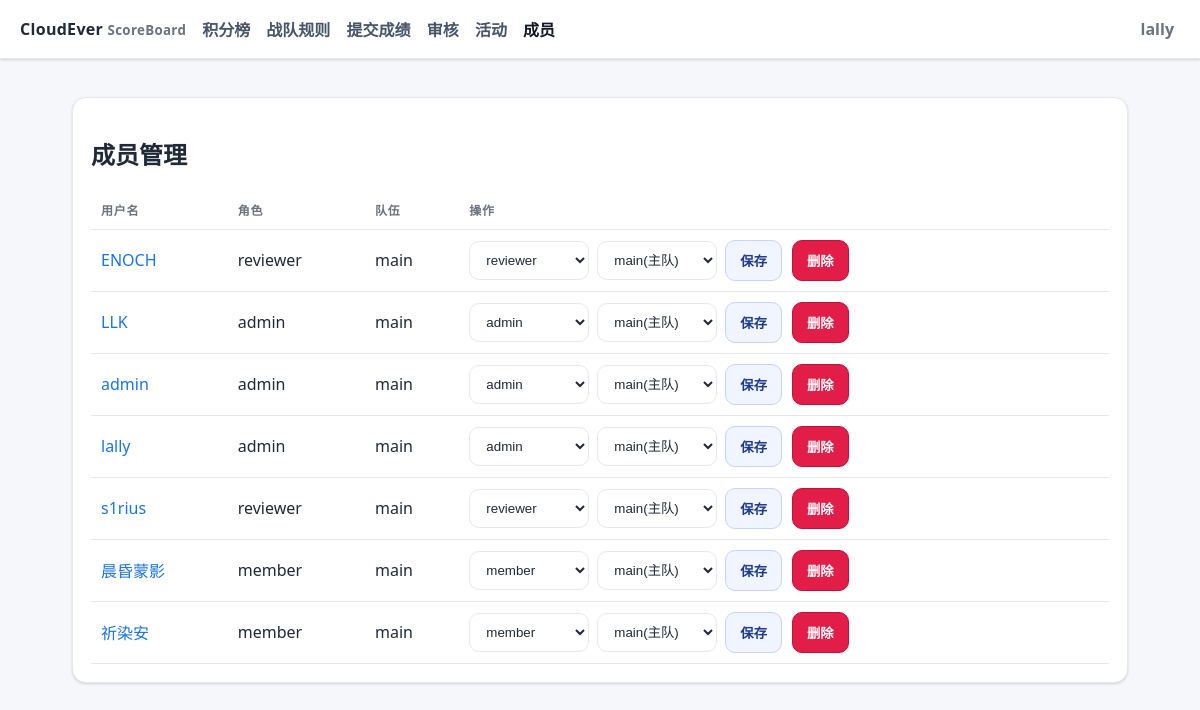
The app's page /admin/users (signed in) with its own data.
### ceboard/models.py (models this page shows)
class User(Base):
    __tablename__ = "users"
    id = Column(Integer, primary_key=True)
    username = Column(String, unique=True, nullable=False)
    password_hash = Column(String, nullable=False)
    role = Column(String, default="member")  # 'admin' | 'reviewer' | 'member'
    team_type = Column(String, default="sub")  # 'main' or 'sub'
    is_active = Column(Boolean, default=True)
    is_deleted = Column(Boolean, default=False)
    avatar_filename = Column(String, nullable=True)
    submissions = relationship("Submission", back_populates="user")

### ceboard/routers/admin.py (the view)
@router.get("/admin/users", response_class=HTMLResponse)
def admin_users(request: Request, db = Depends(get_db), current_user = Depends(get_current_user)):
    require_admin_or_reviewer(current_user)
    users = db.query(User).filter(User.is_deleted == False).order_by(User.username.asc()).all()
    return render_template("admin_users.html", title="成员管理", current_user=current_user, users=users)

### templates/admin_users.html (shortened to what this page needs)
{% extends 'base.html' %}
{% block content %}
<div class="card">
  <h2>成员管理</h2>
  <table>
  <thead><tr><th>用户名</th><th>角色</th><th>队伍</th><th>操作</th></tr></thead>
    <tbody>
    {% for u in users %}
      <tr>
  <td><a href="/admin/users/{{ u.id }}">{{ u.username }}</a></td>
        <td>{{ u.role }}</td>
        <td>{{ u.team_type }}</td>
        <td>
          {% if current_user.role == 'admin' %}
          <div class="row" style="align-items:center; gap:10px; flex-wrap:nowrap; white-space:nowrap">
            <form method="post" action="/admin/users/{{ u.id }}/update" class="row" style="align-items:center; gap:8px">
              <select name="role" style="width:auto; min-width:120px">
                <option value="member" {% if u.role=='member' %}selected{% endif %}>member</option>
                <option value="reviewer" {% if u.role=='reviewer' %}selected{% endif %}>reviewer</option>
                <option value="admin" {% if u.role=='admin' %}selected{% endif %}>admin</option>
              </select>
              <select name="team_type" style="width:auto; min-width:120px">
                <option value="main" {% if u.team_type=='main' %}selected{% endif %}>main(主队)</option>
              </select>
              <button class="btn secondary" type="submit">保存</button>
            </form>
            <form method="post" action="/admin/users/{{ u.id }}/delete" onsubmit="return confirm('确认将该成员移入垃圾箱？');">
              <button class="btn warn" type="submit">删除</button>
            </form>
          </div>
          {% else %}
          <span class="muted">只读</span>
          {% endif %}
        </td>
      </tr>
    {% else %}
      <tr><td colspan="4" class="muted">暂无成员</td></tr>
    {% endfor %}
    </tbody>
  </table>
</div>
{% endblock %}

### templates/base.html (shortened to what this page needs)
<!doctype html>
<html lang="zh-CN">
<head>
</head>
<body>
  <header>
    <div class="brand">CloudEver <small>ScoreBoard</small></div>
    <div class="nav">
  <a href="/">积分榜</a>
      <a href="/rules">战队规则</a>
      <a href="/submit">提交成绩</a>
      {% if current_user and (current_user.role == 'admin' or current_user.role == 'reviewer') %}
        <a href="/admin/review">审核</a>
        <a href="/admin/events">活动</a>
      {% endif %}
      {% if current_user and (current_user.role == 'admin' or current_user.role == 'reviewer') %}
        <a href="/admin/users">成员</a>
      {% endif %}
    </div>
    <div style="margin-left:auto">
      {% if current_user %}
        <div class="user-menu" id="userMenu">
          <div class="user-trigger" id="userTrigger">
            <span class="muted" style="font-weight:600">{{ current_user.username }}</span>
          </div>
        </div>
      {% else %}
        <a class="btn secondary" href="/auth/login">登录</a>
        <a class="btn" style="margin-left:8px" href="/auth/register">注册</a>
      {% endif %}
    </div>
  </header>
  <div class="wrap">
    {% block content %}{% endblock %}
  </div>
</body>
</html>

### templates/base.html (style rules this page uses)
:root { --bg:#f6f7fb; --surface:#ffffff; --border:#e7e8ee; --text:#1f2937; --muted:#6b7280; --accent:#1a73e8; --accent-2:#185abc; --success:#16a34a; --warn:#e11d48; --shadow:0 1px 2px rgba(16,24,40,.06), 0 1px 3px rgba(16,24,40,.1); }
* { box-sizing:border-box }
html,body { height:100% }
body { font-family: ui-sans-serif, system-ui, -apple-system, Segoe UI, Roboto, 'Noto Sans SC', Arial; margin:0; color:var(--text); background:var(--bg); }
header { position:sticky; top:0; z-index:10; display:flex; align-items:center; gap:16px; padding:12px 20px; background:var(--surface); border-bottom:1px solid var(--border); box-shadow: var(--shadow); }
.brand { font-weight:800; letter-spacing:.3px }
.brand small { color:var(--muted); font-weight:600 }
.nav a { margin-right:12px; color:#475569; text-decoration:none; font-weight:600; padding:8px 0 }
.nav a.active { color:#111827 }
.wrap { max-width:1100px; margin:0 auto; padding:24px 22px }
.card { position:relative; margin:14px 0; padding:18px 18px; background:var(--surface); border:1px solid var(--border); border-radius:14px; box-shadow: var(--shadow); }
.row { display:flex; gap:10px; align-items:center; flex-wrap:wrap }
.muted { color:var(--muted) }
a { color:var(--accent); text-decoration:none }
.btn { display:inline-flex; align-items:center; justify-content:center; gap:8px; background:var(--accent); color:#fff; font-weight:700; border:1px solid var(--accent-2); padding:10px 14px; border-radius:10px; cursor:pointer }
.btn.secondary { background:#f1f5ff; color:#1e3a8a; border:1px solid #c7d2fe }
.btn.warn { background:var(--warn); color:#fff; border-color:#be123c }
input,select,textarea { width:100%; padding:10px 12px; border-radius:10px; border:1px solid var(--border); background:#fff; color:var(--text) }
table { width:100%; border-collapse:separate; border-spacing:0; background:#fff }
thead th { font-size:12px; text-transform:uppercase; letter-spacing:.06em; color:#6b7280 }
th,td { padding:10px 10px; border-bottom:1px solid var(--border); text-align:left }
.user-menu { position:relative }
.user-trigger { display:flex; align-items:center; gap:8px; padding:6px; border-radius:999px; cursor:pointer }

### records on screen
User: username "lally", role "admin", team_type "main", team_type "main(主队)"
User: username "ENOCH", role "reviewer", team_type "main", team_type "main(主队)"
User: username "LLK", role "admin", team_type "main", team_type "main(主队)"
User: username "admin", role "admin", team_type "main", team_type "main(主队)"
User: username "s1rius", role "reviewer", team_type "main", team_type "main(主队)"
User: username "晨昏蒙影", role "member", team_type "main", team_type "main(主队)"
User: username "祈染安", role "member", team_type "main", team_type "main(主队)"
